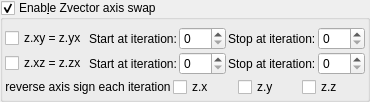
    <widget class="MyGroupBox" name="groupCheck_transf_function_enabledK_false">
     <property name="toolTip">
      <string>&lt;html&gt;&lt;head/&gt;&lt;body&gt;&lt;p&gt;Reverse vector z components and signs each iteration&lt;/p&gt;&lt;/body&gt;&lt;/html&gt;</string>
     </property>
     <property name="title">
      <string>Enab&amp;le Zvector axis swap</string>
     </property>
     <property name="checkable">
      <bool>true</bool>
     </property>
     <layout class="QVBoxLayout" name="verticalLayout_53">
      <property name="spacing">
       <number>2</number>
      </property>
      <property name="leftMargin">
       <number>2</number>
      </property>
      <property name="topMargin">
       <number>2</number>
      </property>
      <property name="rightMargin">
       <number>2</number>
      </property>
      <property name="bottomMargin">
       <number>2</number>
      </property>
      <item>
       <layout class="QGridLayout" name="gridLayout_77" columnstretch="0,0,0,1,0,1">
        <property name="topMargin">
         <number>5</number>
        </property>
        <item row="0" column="2">
         <widget class="QLabel" name="label_262">
          <property name="text">
           <string>Start at iteration:</string>
          </property>
         </widget>
        </item>
        <item row="1" column="5">
         <widget class="MySpinBox" name="spinboxInt_transf_stop_iterations_E">
          <property name="sizePolicy">
           <sizepolicy hsizetype="Minimum" vsizetype="Maximum">
            <horstretch>0</horstretch>
            <verstretch>0</verstretch>
           </sizepolicy>
          </property>
          <property name="maximum">
           <number>999</number>
          </property>
         </widget>
        </item>
        <item row="1" column="4">
         <widget class="QLabel" name="label_264">
          <property name="text">
           <string>Stop at iteration:</string>
          </property>
         </widget>
        </item>
        <item row="0" column="4">
         <widget class="QLabel" name="label_263">
          <property name="text">
           <string>Stop at iteration:</string>
          </property>
         </widget>
        </item>
        <item row="0" column="3">
         <widget class="MySpinBox" name="spinboxInt_transf_start_iterations_D">
          <property name="sizePolicy">
           <sizepolicy hsizetype="Minimum" vsizetype="Maximum">
            <horstretch>0</horstretch>
            <verstretch>0</verstretch>
           </sizepolicy>
          </property>
          <property name="maximum">
           <number>999</number>
          </property>
         </widget>
        </item>
        <item row="1" column="3">
         <widget class="MySpinBox" name="spinboxInt_transf_start_iterations_E">
          <property name="sizePolicy">
           <sizepolicy hsizetype="Minimum" vsizetype="Maximum">
            <horstretch>0</horstretch>
            <verstretch>0</verstretch>
           </sizepolicy>
          </property>
          <property name="maximum">
           <number>999</number>
          </property>
         </widget>
        </item>
        <item row="1" column="2">
         <widget class="QLabel" name="label_265">
          <property name="text">
           <string>Start at iteration:</string>
          </property>
         </widget>
        </item>
        <item row="0" column="5">
         <widget class="MySpinBox" name="spinboxInt_transf_stop_iterations_D">
          <property name="sizePolicy">
           <sizepolicy hsizetype="Minimum" vsizetype="Maximum">
            <horstretch>0</horstretch>
            <verstretch>0</verstretch>
           </sizepolicy>
          </property>
          <property name="maximum">
           <number>999</number>
          </property>
         </widget>
        </item>
        <item row="0" column="0" colspan="2">
         <widget class="MyCheckBox" name="checkBox_transf_function_enabledD_false">
          <property name="text">
           <string notr="true">z.xy = z.yx</string>
          </property>
         </widget>
        </item>
        <item row="1" column="0" colspan="2">
         <widget class="MyCheckBox" name="checkBox_transf_function_enabledE_false">
          <property name="text">
           <string notr="true">z.xz = z.zx</string>
          </property>
         </widget>
        </item>
       </layout>
      </item>
      <item>
       <layout class="QGridLayout" name="gridLayout_3">
        <item row="1" column="1">
         <widget class="MyCheckBox" name="checkBox_transf_function_enabledBx_false">
          <property name="text">
           <string notr="true">z.x</string>
          </property>
         </widget>
        </item>
        <item row="1" column="2">
         <widget class="MyCheckBox" name="checkBox_transf_function_enabledBy_false">
          <property name="text">
           <string notr="true">z.y</string>
          </property>
         </widget>
        </item>
        <item row="1" column="3">
         <widget class="MyCheckBox" name="checkBox_transf_function_enabledBz_false">
          <property name="text">
           <string notr="true">z.z</string>
          </property>
         </widget>
        </item>
        <item row="1" column="0">
         <widget class="QLabel" name="label_3">
          <property name="text">
           <string>reverse axis sign each iteration</string>
          </property>
          <property name="alignment">
           <set>Qt::AlignCenter</set>
          </property>
         </widget>
        </item>
       </layout>
      </item>
     </layout>
    </widget>
